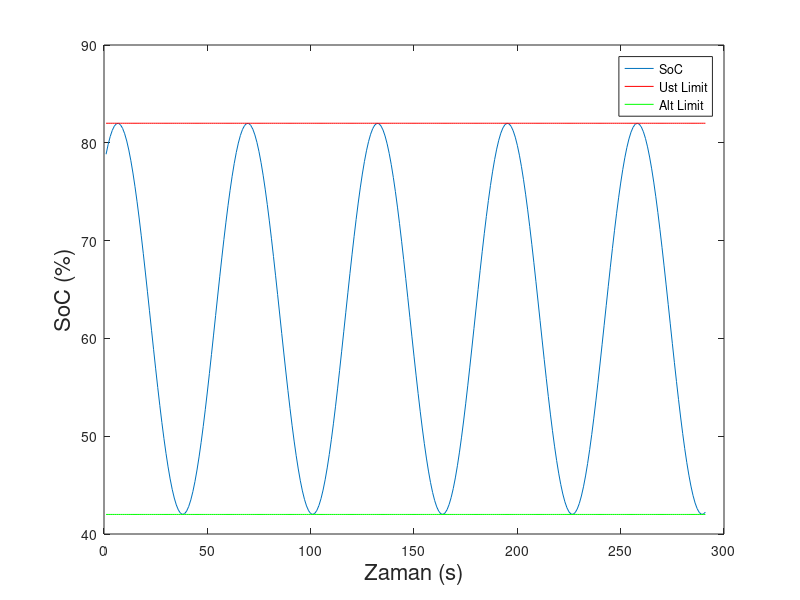

MATLAB code for this plot: (Note: this script raises an error after producing the figure.)
clear all
close all
clc
figure
array=1:0.1:30;

plot(20*sin(array)+62)
hold on

ustsinir=max(20*sin(array)+62)*ones(1,length(array));
plot(ustsinir,'r')

hold on
altsinir=min(20*sin(array)+62)*ones(1,length(array));
plot(altsinir,'g')

buyukluk=16;
xlabel('Zaman (s)','FontSize',buyukluk)
ylabel('SoC (%)','FontSize',buyukluk)

lgd=legend('SoC','Ust Limit','Alt Limit');
lgd.FontSize=buyukluk;

fullFileName = fullfile('D:\TEZ\LaTeX\TEZ_LATEX_DOSYALARI\gorseller','onoffgorsel.png');
saveas(gcf, fullFileName);